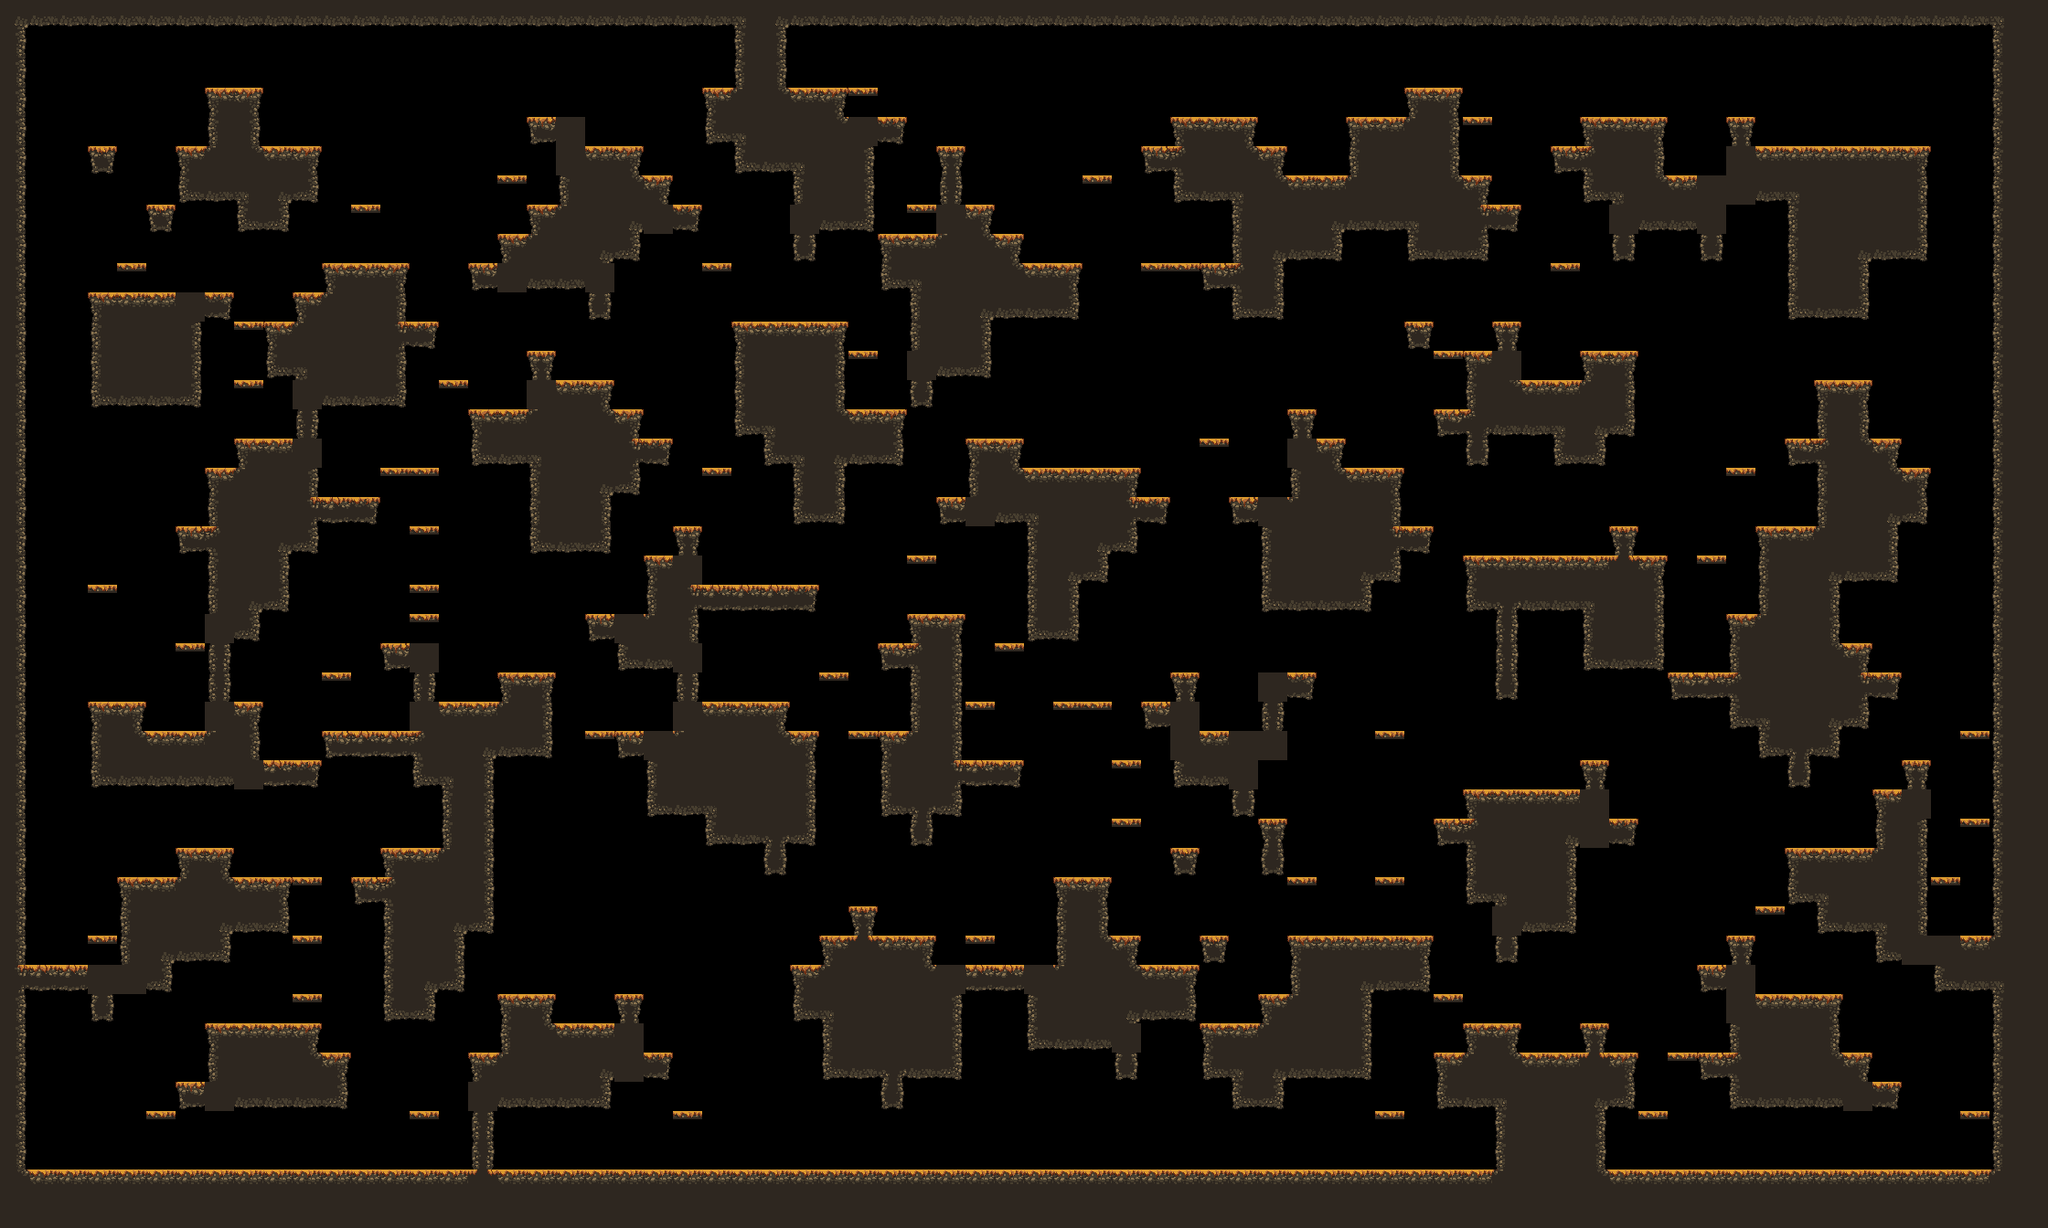

A 2D game scene composited from a Tiled map and its tileset images. What follows is a short description and the map's XML, with each tile layer's data collapsed to a summary:
An orthogonal 70x42 tile map with 32x32 px tiles, 1 tile layer (main) and 17 objects (9x spawn, spawnPlayer0, spawnCrown0, spawnPlayer1, spawnCrown1, ...).

<map compressionlevel="0" height="42" infinite="0" nextlayerid="3" nextobjectid="4" orientation="orthogonal" renderorder="right-down" tiledversion="1.3.2" tileheight="32" tilewidth="32" version="1.2" width="70">
 <tileset firstgid="1" source="forest_fall_tile_set.tsx" />
 <layer height="42" id="1" name="main" width="70">
  <data>[2940 cells, 1253 non-empty, 26 distinct tile ids]</data>
 </layer>
 <objectgroup id="2" name="objects"><object id="1" name="spawnPlayer0" x="192" y="112.0" /><object id="2" name="spawnCrown0" x="96" y="272.0" /><object id="3" name="spawnPlayer1" x="2080" y="112.0" /><object id="4" name="spawnCrown1" x="2048" y="112.0" /><object id="5" name="spawnPlayer2" x="64" y="1232.0" /><object id="6" name="spawnCrown2" x="128" y="1232.0" /><object id="7" name="spawnPlayer3" x="2144" y="1232.0" /><object id="8" name="spawnCrown3" x="2112" y="1232.0" /><object id="9" name="spawn" x="1408" y="400.0" /><object id="10" name="spawn" x="544" y="400.0" /><object id="11" name="spawn" x="2048" y="112.0" /><object id="12" name="spawn" x="288" y="912.0" /><object id="13" name="spawn" x="1376" y="496.0" /><object id="14" name="spawn" x="352" y="1072.0" /><object id="15" name="spawn" x="1792" y="80.0" /><object id="16" name="spawn" x="832" y="304.0" /><object id="17" name="spawn" x="1824" y="1232.0" /></objectgroup></map>
